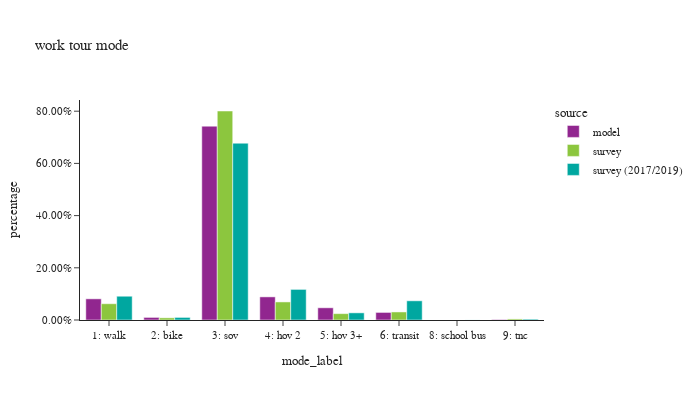

The notebook cell this image was saved under:
### Code cell
df_plot = wk_trip.groupby(['source','mode_label'])['trexpfac'].sum().reset_index()
df_plot['percentage'] = df_plot.groupby(['source'], group_keys=False)['trexpfac']. \
    apply(lambda x: x / float(x.sum()))

df_plot_ct = wk_trip.groupby(['source','mode_label'])['trexpfac'].count().reset_index(). \
    rename(columns={'trexpfac':'sample count'})
df_plot = df_plot.merge(df_plot_ct, on=['source','mode_label'])

fig = px.bar(df_plot.sort_values(by=['source']), x="mode_label", y="percentage", color="source",
             barmode="group",hover_data=['sample count'],title="work tour mode")
fig.update_layout(height=400, width=700, font=dict(size=11),
                  xaxis = dict(dtick = 1, categoryorder='category ascending'),
                  yaxis=dict(tickformat=".2%"))
fig.show()

### Figure 1 — Plotly figure (JSON) as saved in the notebook; plotly's stock layout.template omitted (floating-point values rounded to 4 significant figures)
{"data": [{"alignmentgroup": "True", "customdata": [[2295], [281], [21018], [2508], [1324], [821], [53]], "hovertemplate": "source=model<br>mode_label=%{x}<br>percentage=%{y}<br>sample count=%{customdata[0]}<extra></extra>", "legendgroup": "model", "marker": {"color": "#91268F", "pattern": {"shape": ""}}, "name": "model", "offsetgroup": "model", "orientation": "v", "showlegend": true, "textposition": "auto", "type": "bar", "x": ["1: walk", "2: bike", "3: sov", "4: hov 2", "5: hov 3+", "6: transit", "9: tnc"], "xaxis": "x", "y": [0.0811, 0.009929, 0.7427, 0.08862, 0.04678, 0.02901, 0.001873], "yaxis": "y"}, {"alignmentgroup": "True", "customdata": [[11], [254], [57], [140], [1562], [134], [332]], "hovertemplate": "source=survey<br>mode_label=%{x}<br>percentage=%{y}<br>sample count=%{customdata[0]}<extra></extra>", "legendgroup": "survey", "marker": {"color": "#8CC63E", "pattern": {"shape": ""}}, "name": "survey", "offsetgroup": "survey", "orientation": "v", "showlegend": true, "textposition": "auto", "type": "bar", "x": ["9: tnc", "6: transit", "5: hov 3+", "4: hov 2", "3: sov", "2: bike", "1: walk"], "xaxis": "x", "y": [0.004113, 0.03082, 0.02435, 0.06925, 0.8008, 0.008362, 0.06234], "yaxis": "y"}, {"alignmentgroup": "True", "customdata": [[1475], [239], [3503], [595], [191], [1474], [12], [91]], "hovertemplate": "source=survey (2017/2019)<br>mode_label=%{x}<br>percentage=%{y}<br>sample count=%{customdata[0]}<extra></extra>", "legendgroup": "survey (2017/2019)", "marker": {"color": "#00A7A0", "pattern": {"shape": ""}}, "name": "survey (2017/2019)", "offsetgroup": "survey (2017/2019)", "orientation": "v", "showlegend": true, "textposition": "auto", "type": "bar", "x": ["1: walk", "2: bike", "3: sov", "4: hov 2", "5: hov 3+", "6: transit", "8: school bus", "9: tnc"], "xaxis": "x", "y": [0.09107, 0.009899, 0.6774, 0.1173, 0.02744, 0.07351, 0.0002442, 0.003194], "yaxis": "y"}], "layout": {"barmode": "group", "font": {"size": 11}, "height": 400, "legend": {"title": {"text": "source"}, "tracegroupgap": 0}, "title": {"text": "work tour mode"}, "width": 700, "xaxis": {"anchor": "y", "categoryorder": "category ascending", "domain": [0.0, 1.0], "dtick": 1, "title": {"text": "mode_label"}}, "yaxis": {"anchor": "x", "domain": [0.0, 1.0], "tickformat": ".2%", "title": {"text": "percentage"}}}}
